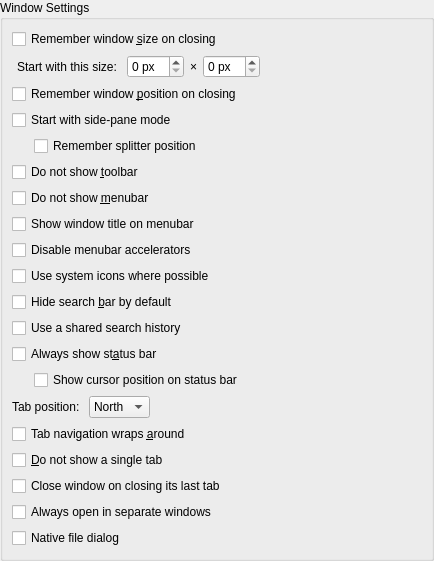
         <widget class="QWidget" name="scrollAreaWidgetContents1">
          <property name="geometry">
           <rect>
            <x>0</x>
            <y>0</y>
            <width>434</width>
            <height>442</height>
           </rect>
          </property>
          <layout class="QVBoxLayout" name="verticalLayout">
           <property name="spacing">
            <number>0</number>
           </property>
           <property name="leftMargin">
            <number>0</number>
           </property>
           <property name="topMargin">
            <number>0</number>
           </property>
           <property name="rightMargin">
            <number>0</number>
           </property>
           <property name="bottomMargin">
            <number>0</number>
           </property>
           <item>
            <widget class="QGroupBox" name="windowGoupBox">
             <property name="title">
              <string>Window Settings</string>
             </property>
             <layout class="QVBoxLayout" name="verticalLayout_1">
              <item>
               <widget class="QCheckBox" name="winSizeBox">
                <property name="text">
                 <string>Remember window &amp;size on closing</string>
                </property>
               </widget>
              </item>
              <item>
               <layout class="QHBoxLayout" name="horizontalLayout">
                <item>
                 <widget class="QLabel" name="sizeLable">
                  <property name="toolTip">
                   <string>Window frame is excluded.</string>
                  </property>
                  <property name="text">
                   <string>Start with this size: </string>
                  </property>
                  <property name="indent">
                   <number>5</number>
                  </property>
                 </widget>
                </item>
                <item>
                 <widget class="QSpinBox" name="spinX">
                  <property name="toolTip">
                   <string>Window frame is excluded.</string>
                  </property>
                  <property name="suffix">
                   <string> px</string>
                  </property>
                 </widget>
                </item>
                <item>
                 <widget class="QLabel" name="mLabel">
                  <property name="toolTip">
                   <string>Window frame is excluded.</string>
                  </property>
                  <property name="text">
                   <string>×</string>
                  </property>
                  <property name="alignment">
                   <set>Qt::AlignCenter</set>
                  </property>
                 </widget>
                </item>
                <item>
                 <widget class="QSpinBox" name="spinY">
                  <property name="toolTip">
                   <string>Window frame is excluded.</string>
                  </property>
                  <property name="suffix">
                   <string> px</string>
                  </property>
                 </widget>
                </item>
                <item>
                 <spacer name="horizontalSpacer">
                  <property name="orientation">
                   <enum>Qt::Horizontal</enum>
                  </property>
                  <property name="sizeType">
                   <enum>QSizePolicy::MinimumExpanding</enum>
                  </property>
                  <property name="sizeHint" stdset="0">
                   <size>
                    <width>5</width>
                    <height>5</height>
                   </size>
                  </property>
                 </spacer>
                </item>
               </layout>
              </item>
              <item>
               <widget class="QCheckBox" name="winPosBox">
                <property name="toolTip">
                 <string>Enforcing a window position is not recommended
and may not work with some window managers.</string>
                </property>
                <property name="text">
                 <string>Remember window &amp;position on closing</string>
                </property>
               </widget>
              </item>
              <item>
               <widget class="QCheckBox" name="sidePaneBox">
                <property name="toolTip">
                 <string>Most suitable with sessions
but without tab functionality.</string>
                </property>
                <property name="text">
                 <string>Start with side-pane mode</string>
                </property>
               </widget>
              </item>
              <item>
               <layout class="QHBoxLayout" name="horizontalLayout_1">
                <item>
                 <spacer name="horizontalSpacer_1">
                  <property name="orientation">
                   <enum>Qt::Horizontal</enum>
                  </property>
                  <property name="sizeType">
                   <enum>QSizePolicy::Fixed</enum>
                  </property>
                  <property name="sizeHint" stdset="0">
                   <size>
                    <width>22</width>
                    <height>5</height>
                   </size>
                  </property>
                 </spacer>
                </item>
                <item>
                 <widget class="QCheckBox" name="sidePaneSizeBox">
                  <property name="toolTip">
                   <string>Uncheck for 1/5 of the width.</string>
                  </property>
                  <property name="text">
                   <string>Remember splitter position</string>
                  </property>
                 </widget>
                </item>
               </layout>
              </item>
              <item>
               <widget class="QCheckBox" name="toolbarBox">
                <property name="text">
                 <string>Do not show &amp;toolbar</string>
                </property>
               </widget>
              </item>
              <item>
               <widget class="QCheckBox" name="menubarBox">
                <property name="toolTip">
                 <string>If the menubar is hidden,
a menu button appears on the toolbar.</string>
                </property>
                <property name="text">
                 <string>Do not show &amp;menubar</string>
                </property>
               </widget>
              </item>
              <item>
               <widget class="QCheckBox" name="menubarTitleBox">
                <property name="toolTip">
                 <string>Double clicking on the title toggles the maximized state.
The title also has a right click menu when a file is opened.</string>
                </property>
                <property name="text">
                 <string>Show window title on menubar</string>
                </property>
               </widget>
              </item>
              <item>
               <widget class="QCheckBox" name="accelBox">
                <property name="toolTip">
                 <string>Menubar accelerators are activated by Alt
and may interfere with customized shortcuts.</string>
                </property>
                <property name="text">
                 <string>Disable menubar accelerators</string>
                </property>
               </widget>
              </item>
              <item>
               <widget class="QCheckBox" name="iconBox">
                <property name="toolTip">
                 <string>Internal icons are used by default.</string>
                </property>
                <property name="text">
                 <string>Use system icons where possible</string>
                </property>
               </widget>
              </item>
              <item>
               <widget class="QCheckBox" name="searchbarBox">
                <property name="text">
                 <string>Hide search &amp;bar by default</string>
                </property>
               </widget>
              </item>
              <item>
               <widget class="QCheckBox" name="searchHistoryBox">
                <property name="toolTip">
                 <string>By default, each search entry
has a separate search history.</string>
                </property>
                <property name="text">
                 <string>Use a shared search history</string>
                </property>
               </widget>
              </item>
              <item>
               <widget class="QCheckBox" name="statusBox">
                <property name="text">
                 <string>Always show st&amp;atus bar</string>
                </property>
               </widget>
              </item>
              <item>
               <layout class="QHBoxLayout" name="horizontalLayout_2">
                <item>
                 <spacer name="horizontalSpacer_2">
                  <property name="orientation">
                   <enum>Qt::Horizontal</enum>
                  </property>
                  <property name="sizeType">
                   <enum>QSizePolicy::Fixed</enum>
                  </property>
                  <property name="sizeHint" stdset="0">
                   <size>
                    <width>22</width>
                    <height>5</height>
                   </size>
                  </property>
                 </spacer>
                </item>
                <item>
                 <widget class="QCheckBox" name="statusCursorsBox">
                  <property name="text">
                   <string>Show cursor position on status bar</string>
                  </property>
                 </widget>
                </item>
               </layout>
              </item>
              <item>
               <layout class="QHBoxLayout" name="horizontalLayout_3">
                <item>
                 <widget class="QLabel" name="tabLabel">
                  <property name="toolTip">
                   <string>Will take effect after closing this dialog.</string>
                  </property>
                  <property name="text">
                   <string>Tab position: </string>
                  </property>
                 </widget>
                </item>
                <item>
                 <widget class="QComboBox" name="tabCombo">
                  <property name="toolTip">
                   <string>Will take effect after closing this dialog.</string>
                  </property>
                  <item>
                   <property name="text">
                    <string>North</string>
                   </property>
                  </item>
                  <item>
                   <property name="text">
                    <string>South</string>
                   </property>
                  </item>
                  <item>
                   <property name="text">
                    <string>West</string>
                   </property>
                  </item>
                  <item>
                   <property name="text">
                    <string>East</string>
                   </property>
                  </item>
                 </widget>
                </item>
                <item>
                 <spacer name="horizontalSpacer_3">
                  <property name="orientation">
                   <enum>Qt::Horizontal</enum>
                  </property>
                  <property name="sizeType">
                   <enum>QSizePolicy::MinimumExpanding</enum>
                  </property>
                  <property name="sizeHint" stdset="0">
                   <size>
                    <width>5</width>
                    <height>5</height>
                   </size>
                  </property>
                 </spacer>
                </item>
               </layout>
              </item>
              <item>
               <widget class="QCheckBox" name="tabBox">
                <property name="toolTip">
                 <string>This means that, for LTR, Alt+Right goes to the first tab
after the last tab is activated, and the same for Alt+Left.

Tab navigation with mouse wheel is not affected.</string>
                </property>
                <property name="text">
                 <string>Tab navigation wraps &amp;around</string>
                </property>
               </widget>
              </item>
              <item>
               <widget class="QCheckBox" name="singleTabBox">
                <property name="toolTip">
                 <string>If this is checked, not only you will lose the informative
tooltip and context menu of a single tab but you could not
merge a single tabbed window into another one by tab drag-
and-drop either.</string>
                </property>
                <property name="text">
                 <string>&amp;Do not show a single tab</string>
                </property>
               </widget>
              </item>
              <item>
               <widget class="QCheckBox" name="lastTabBox">
                <property name="text">
                 <string>Close window on closing its last tab</string>
                </property>
               </widget>
              </item>
              <item>
               <widget class="QCheckBox" name="windowBox">
                <property name="toolTip">
                 <string>By default, if a Texxy window exists on the
current desktop, files will be opened in its tabs.

However, some desktop environments may not
report that they have multiple desktops.</string>
                </property>
                <property name="text">
                 <string>Always open in separate windows</string>
                </property>
               </widget>
              </item>
              <item>
               <widget class="QCheckBox" name="nativeDialogBox">
                <property name="toolTip">
                 <string>If this is checked, the file dialog provided by the current
desktop environment will be used instead of the Qt file dialog.

Some desktop environments, like KDE and LXQt, provide files dialogs.</string>
                </property>
                <property name="text">
                 <string>Native file dialog</string>
                </property>
               </widget>
              </item>
              <item>
               <spacer name="verticalSpacer">
                <property name="orientation">
                 <enum>Qt::Vertical</enum>
                </property>
                <property name="sizeType">
                 <enum>QSizePolicy::MinimumExpanding</enum>
                </property>
                <property name="sizeHint" stdset="0">
                 <size>
                  <width>5</width>
                  <height>1</height>
                 </size>
                </property>
               </spacer>
              </item>
             </layout>
            </widget>
           </item>
          </layout>
         </widget>
